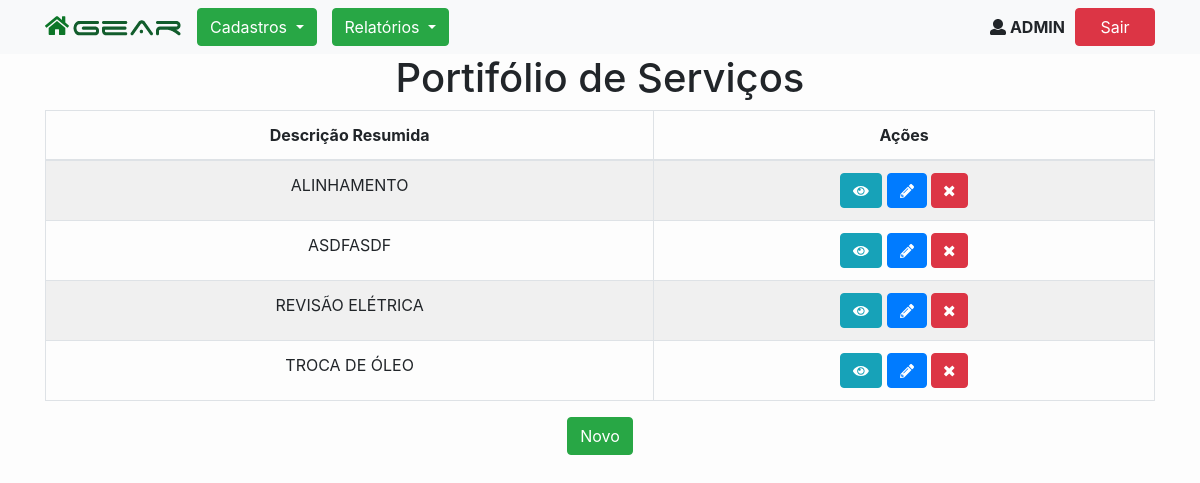
Page /servico-lista (signed in) on the committed database.
### tables this page shows
CREATE TABLE `tb_servico` (
  `id` int(11) NOT NULL AUTO_INCREMENT,
  `descricao_resumida` varchar(25) NOT NULL,
  `descricao_detalhada` varchar(250) DEFAULT NULL,
  `cnpj_empresa` varchar(14) NOT NULL,
  PRIMARY KEY (`id`)
);

### ServicoBO.php (called while the page is built, shortened)
<?php
require_once 'Servico.php';
class ServicoBO {
    public static function findAll(){
        $cnpj = $_SESSION['login']['cnpj_empresa'];
        $sql = "SELECT id, descricao_resumida, descricao_detalhada, cnpj_empresa FROM tb_servico WHERE cnpj_empresa = :cnpj_empresa ORDER BY descricao_resumida";
        $DB = db_connect();
        $stmt = $DB->prepare($sql);
        $stmt->bindParam(':cnpj_empresa', $cnpj);
        $stmt->execute();
        return $stmt->fetchAll(PDO::FETCH_CLASS, 'Servico');
    }
}

### Servico.php (called while the page is built, shortened)
<?php
class Servico
{
    private $id;
    private $descricao_resumida;
    public function getId()
    {
        return $this->id;
    }
    public function getDescricaoResumida()
    {
        return $this->descricao_resumida;
    }
}

### helpers.php (called while the page is built, shortened)
<?php
function estaLogado()
{
    return true;
}
function adminLogado(){
    if($_SESSION['login']['admin'] == true){
        return true;
    }
    return false;
}

### servico-lista.php (the view, shortened to what this page needs)
<?php
    include('header.php');
    require_once('ServicoBO.php');
    $servicos = ServicoBO::findAll();
?>
<div class="container">
    <h1>Portifólio de Serviços</h1>
    <div>
        <table class="table table-striped table-bordered">
            <thead>
                <tr>
                    <th>Descrição Resumida</th>
                    <th>Ações</th>
                </tr>
            </thead>
            <tbody>
                <?php foreach ($servicos as $servico):?>
                    <tr>
                        <td><?=strtoupper($servico->getDescricaoResumida())?></td>
                        <td>
                            <form action="#" method="post">
                                <button class="tooltip btn btn-info" type="submit" formaction="servico-form-visualizacao.php?id=<?=$servico->getId()?>">
                                    <i class="fas fa-eye"></i>
                                </button>
                                <button class="tooltip btn btn-primary <?php if(!adminLogado()): echo "disabled" ?>" <?php echo "disabled"; endif;?> type="submit" formaction="servico-form-alteracao.php?id=<?=$servico->getId()?>">
                                    <i class="fas fa-pencil-alt"></i>
                                </button>
                                <button class="tooltip btn btn-danger
                                <?php
                                    if(!adminLogado())
                                        echo "disabled" ?>" <?php
                                    if(!adminLogado())
                                        echo "disabled" ?>
                                    type="submit" onclick="return confirm('Confirma remover este serviço?')"
                                    formaction="servico-acao-remover.php?id=<?=$servico->getId()?>">
                                    <i class="fas fa-times"></i>
                                </button>
                            </form>
                        </td>
                    </tr>
                <?php endforeach;?>
            </tbody>
        </table>
    </div>
</div>
<div class="container">
    <input type="button" onclick="window.location.href='servico-form-cadastro.php';" class="btn btn-success <?php if(!adminLogado()) echo "disabled" ?>" <?php if(!adminLogado()) echo "disabled" ?> value="Novo" />
</div>
<?php include('footer.php')?>

### css/fa-svg-with-js.css (style rules this page uses)
svg:not(:root).svg-inline--fa { overflow: visible; }
.svg-inline--fa { display: inline-block; font-size: inherit; height: 1em; overflow: visible; vertical-align: -.125em; }
.svg-inline--fa.fa-w-12 { width: 0.75em; }
.svg-inline--fa.fa-w-16 { width: 1em; }
.svg-inline--fa.fa-w-18 { width: 1.125em; }

### css/style.css (style rules this page uses)
body { text-align: center; background-color: #fdfdfd; }
.tooltip { position: relative; display: inline-block; opacity: 1; }

### rows in the picture
tb_servico: descricao_resumida "ALINHAMENTO"
tb_servico: descricao_resumida "ASDFASDF"
tb_servico: descricao_resumida "REVISÃO ELÉTRICA"
tb_servico: descricao_resumida "TROCA DE ÓLEO"

### other values in the picture
$_SESSION['login']['usuario'] "ADMIN"
